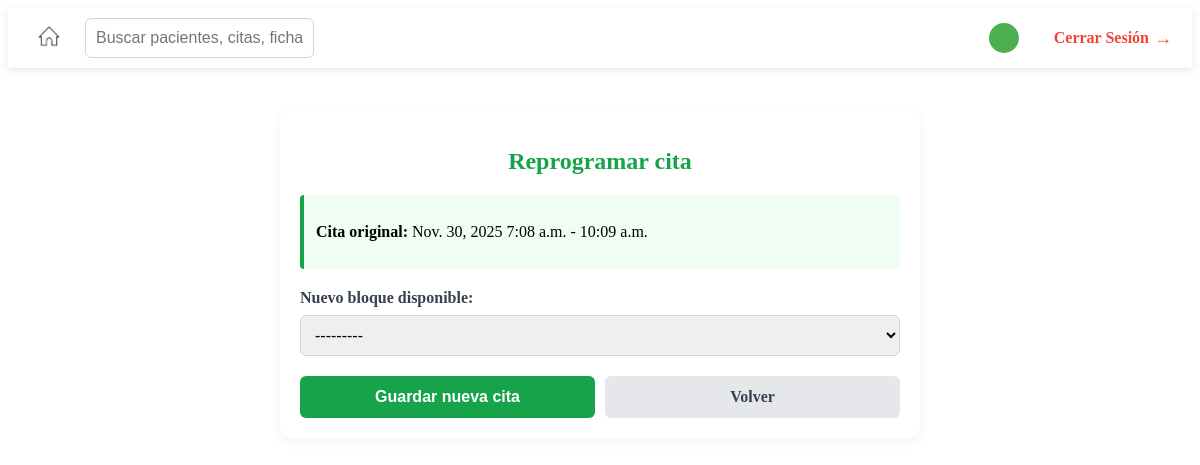
The page /citas/reprogramar/74CDAC603B/ (signed in) on the database its author committed.
### gestionCitas/models.py (models this page shows)
class BloqueAtencion(models.Model):
    ESTADO_CHOICES = [
        ('DISPONIBLE', 'Disponible'),
        ('RESERVADO', 'Reservado'),
        ('COMPLETADA', 'Completada'),
        ('CANCELADO_VET', 'Cancelado por veterinario'),
        ('CANCELADO_PAC', 'Cancelado por paciente'),
    ]
    codigo_atencion = models.CharField(max_length=10, primary_key=True)
    codigo_cita = models.CharField(max_length=10, null=True, blank=True)
    veterinario = models.ForeignKey(
        Veterinario,
        on_delete=models.CASCADE,
        related_name='bloques'
    )
    fecha = models.DateField()
    hora_inicio = models.TimeField()
    hora_fin = models.TimeField()
    estado = models.CharField(
        max_length=20,
        choices=ESTADO_CHOICES,
        default='DISPONIBLE'
    )
    mascota = models.ForeignKey(
        Mascota,
        on_delete=models.SET_NULL,
        null=True,
        blank=True,
        related_name='bloques'
    )
    motivo_consulta = models.CharField(max_length=30, blank=True)
    def __str__(self):
        return f"{self.codigo_atencion} - {self.fecha} {self.hora_inicio}-{self.hora_fin} / {self.veterinario}"

### gestionCitas/views.py (the view)
# urls.py: path('reprogramar/<str:bloque_id>/', views.reprogramar_cita, name='reprogramar_cita'),
@roles_requeridos("Recepcionista")
def reprogramar_cita(request, bloque_id):
    bloque_original = get_object_or_404(BloqueAtencion, pk=bloque_id)
    if bloque_original.mascota is None:
        messages.error(request, 'Este bloque no tiene paciente asignado.')
        return redirect('gestionCitas:calendario_mes')
    if request.method == 'POST':
        form = ReprogramarCitaForm(request.POST, veterinario=bloque_original.veterinario)
        if form.is_valid():
            nuevo_bloque = form.cleaned_data['nuevo_bloque']   # Pasar datos de la cita al nuevo bloque
            nuevo_bloque.mascota = bloque_original.mascota
            nuevo_bloque.motivo_consulta = bloque_original.motivo_consulta
            nuevo_bloque.estado = 'RESERVADO'
            nuevo_bloque.save()
            bloque_original.estado = 'CANCELADO_VET'
            bloque_original.save()
            messages.success(request, 'Cita reprogramada correctamente.')
            return redirect('gestionCitas:calendario_mes')
    else:
        form = ReprogramarCitaForm(veterinario=bloque_original.veterinario)
    return render(request, 'gestionCitas/reprogramar_cita.html', {
        'bloque_original': bloque_original,
        'form': form,
    })

### gestionCitas/forms.py
class ReprogramarCitaForm(forms.Form):
    nuevo_bloque = forms.ModelChoiceField(
        queryset=BloqueAtencion.objects.none(),
        label='Nuevo bloque disponible'
    )
    def __init__(self, *args, **kwargs):
        veterinario = kwargs.pop('veterinario', None)
        super().__init__(*args, **kwargs)
        qs = BloqueAtencion.objects.filter(estado='DISPONIBLE')
        if veterinario:
            qs = qs.filter(veterinario=veterinario)
        self.fields['nuevo_bloque'].queryset = qs.order_by('fecha', 'hora_inicio')

### gestionCitas/models.py (called while the page is built)
    def __str__(self):
        return self.nombre

### gestionCitas/templates/gestionCitas/reprogramar_cita.html (shortened to what this page needs)
{% extends "base.html" %}
{% block content %}
<div class="container">
  <h2>Reprogramar cita</h2>
  <div class="info-box">
    <p>
      <strong>Cita original:</strong>
      {{ bloque_original.fecha }} {{ bloque_original.hora_inicio }} - {{ bloque_original.hora_fin }}
    </p>
  </div>
  <form method="post">
    {% for field in form %}
      <div class="form-group">
        {{ field.label_tag }}
        {{ field }}
      </div>
    {% endfor %}
    <div class="button-group">
      <button type="submit" class="btn btn-primary">Guardar nueva cita</button>
      <a href="{% url 'gestionCitas:agenda_dia' %}" class="btn btn-secondary">Volver</a>
    </div>
  </form>
</div>
{% endblock %}

### gestionCitas/templates/gestionCitas/reprogramar_cita.html (style rules this page uses)
.container { max-width: 600px; margin: 40px auto; padding: 20px; background-color: #ffffff; border-radius: 12px; box-shadow: 0 4px 12px rgba(15,23,42,0.05); }
h2 { color: #16a34a; margin-bottom: 20px; text-align: center; }
.info-box { background-color: #f0fdf4; border-left: 4px solid #16a34a; padding: 12px; margin-bottom: 20px; border-radius: 4px; }
.form-group { margin-bottom: 16px; }
label { display: block; margin-bottom: 8px; font-weight: 600; color: #374151; }
input[type="time"], input[type="text"], select, textarea { width: 100%; padding: 10px; border: 1px solid #d1d5db; border-radius: 6px; font-size: 1rem; box-sizing: border-box; }
.button-group { display: flex; gap: 10px; margin-top: 20px; }
.btn { flex: 1; padding: 12px; border: none; border-radius: 6px; font-size: 1rem; cursor: pointer; font-weight: 600; text-decoration: none; text-align: center; }
.btn-primary { background-color: #16a34a; color: white; }
.btn-secondary { background-color: #e5e7eb; color: #374151; }

### rows shown on the page
BloqueAtencion: fecha "Nov. 30, 2025", hora_inicio "7:08 a.m.", hora_fin "10:09 a.m."

### other values the page prints
{{ field.label_tag }} "Nuevo bloque disponible:"
